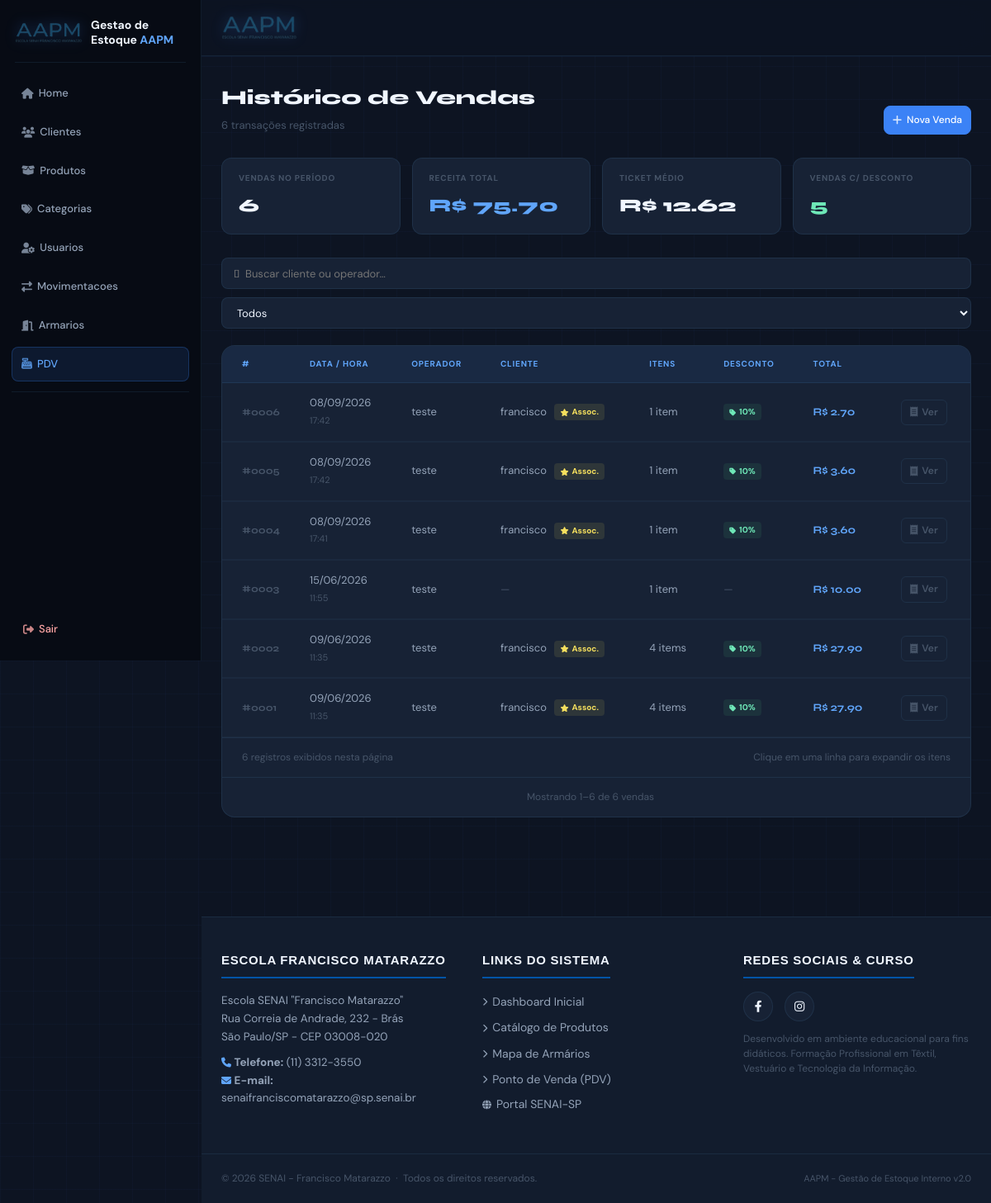
/pdv/historico (signed in), run on an earlier commit of the app's database.
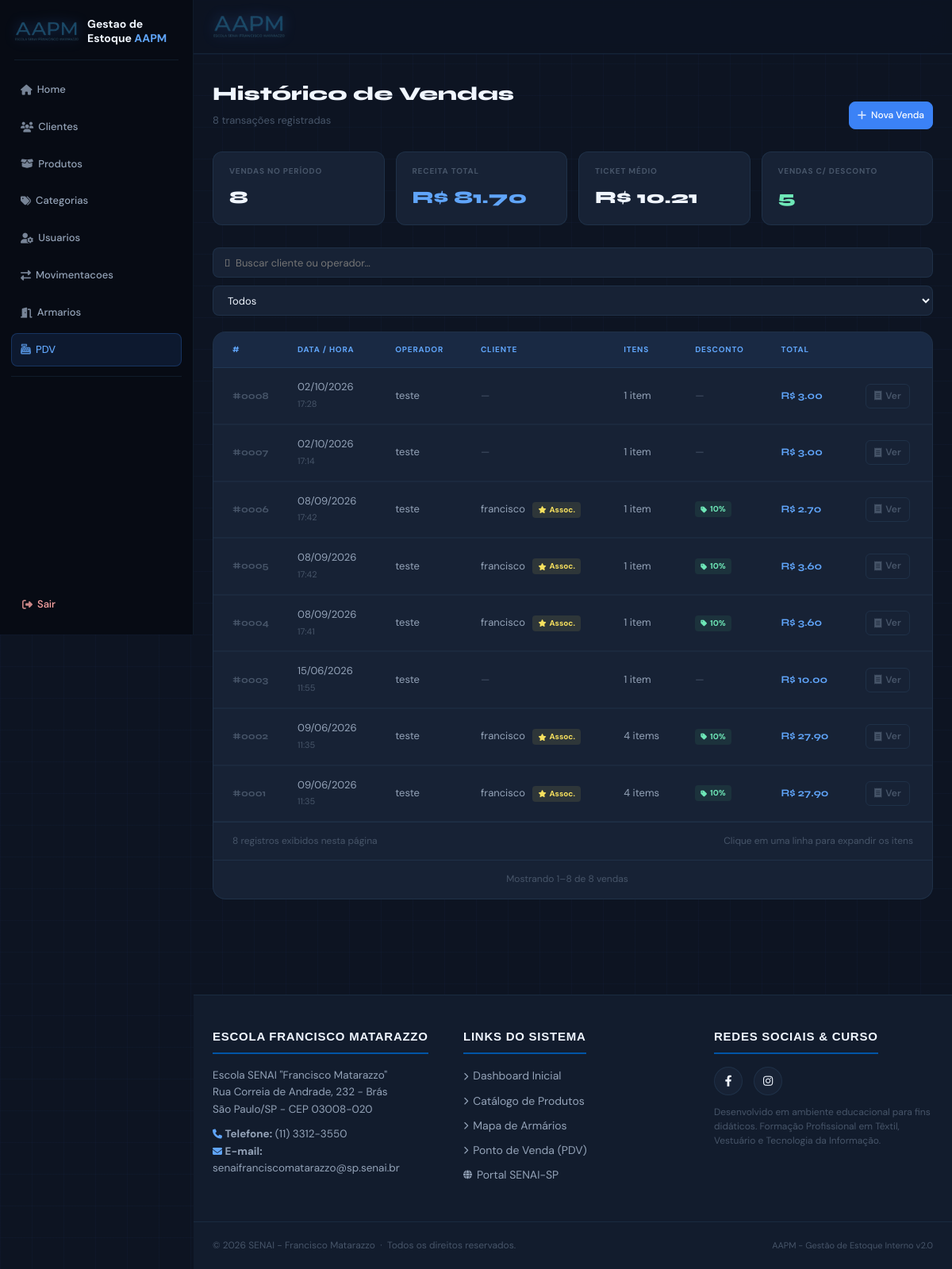
And on a later commit of the database.
### app/models/venda.py (models this page shows, shortened)
class Venda(Base):
    __tablename__ = "vendas"
    id         = Column(Integer, primary_key=True, index=True)
    cliente_id = Column(
        Integer,
        ForeignKey("clientes.id", ondelete="SET NULL"),
        nullable=True
    )
    usuario_id = Column(
        Integer,
        ForeignKey("usuarios.id", ondelete="SET NULL"),
        nullable=True
    )
    desconto_percentual = Column(Float, nullable=False, default=0.0)
    total_bruto  = Column(Float, nullable=False, default=0.0)
    total_liquido = Column(Float, nullable=False, default=0.0)
    observacao = Column(String(255), nullable=True)
    criado_em = Column(DateTime, server_default=func.now())
    cliente = relationship("Cliente", back_populates="vendas")
    usuario = relationship("Usuario", backref="vendas")
    itens   = relationship(
        "ItemVenda",
        back_populates="venda",
        cascade="all, delete-orphan"  # deleta itens se a venda for deletada
    )

### app/models/usuario.py (models this page shows)
class Usuario(Base):
    __tablename__ = "usuarios"
    id = Column(Integer, primary_key=True, index=True)
    nome = Column(String(255), nullable=False)
    email = Column(String(255), unique=True, nullable=False)
    senha_hash = Column(String(255), nullable=False)
    role = Column(String(20), default="user")
    ativo = Column(Boolean, default=True)
    criado_em = Column(DateTime, server_default=func.now())

### app/models/cliente.py (models this page shows, shortened)
class Cliente(Base):
    __tablename__ = "clientes"
    id         = Column(Integer, primary_key=True, index=True)
    nome       = Column(String(150), nullable=False, index=True)
    email      = Column(String(150), nullable=True)
    telefone   = Column(String(20), nullable=True)
    is_associado = Column(Boolean, default=False, nullable=False)
    ativo      = Column(Boolean, default=True)
    criado_em  = Column(DateTime, server_default=func.now())
    vendas = relationship("Venda", back_populates="cliente")

### app/controllers/pdv_controller.py (the view)
@router.get("/historico")
def historico_vendas(
    request: Request,
    pagina: int = 1,
    por_pagina: int = 16,
    db: Session = Depends(get_db),
    usuario = Depends(get_usuario_logado)
):
    resultado = paginar(
        db.query(Venda).order_by(Venda.criado_em.desc()), pagina, por_pagina
    )
    return templates.TemplateResponse(
        request,
        "pdv/historico.html",
        {
            "request": request,
            "usuario": usuario,
            "vendas": resultado.itens,
            "pagina": resultado.atual,
            "por_pagina": resultado.por_pagina,
            "total_paginas": resultado.total_paginas,
            "total_vendas": resultado.total_itens,
        }
    )

### app/templates/pdv/historico.html (shortened to what the changed rows need)
{% extends "base.html" %}
{% from "components/pagination.html" import render as render_pagination with context %}
{% block content %}
<div class="hist-wrap">
    <div class="hist-topo">
        <div>
            <h2>Histórico de Vendas</h2>
            <p>{{ total_vendas }} transações registradas</p>
        </div>
    </div>
    {% if vendas %}
    {% set total_geral  = vendas | sum(attribute='total_liquido') %}
    {% set total_vendas_pagina = vendas | length %}
    {% set c_assoc = vendas | selectattr('desconto_percentual', 'gt', 0) | list | length %}
    <div class="sumario">
        <div class="sum-card">
            <label>Vendas no período</label>
            <div class="val">{{ total_vendas_pagina }}</div>
        </div>
        <div class="sum-card accent">
            <label>Receita total</label>
            <div class="val">R$ {{ "%.2f"|format(total_geral) }}</div>
        </div>
        <div class="sum-card">
            <label>Ticket médio</label>
            <div class="val">R$ {{ "%.2f"|format(total_geral / total_vendas_pagina) }}</div>
        </div>
        <div class="sum-card green">
            <label>Vendas c/ desconto</label>
            <div class="val">{{ c_assoc }}</div>
        </div>
    </div>
    {% endif %}
    <div class="hist-table-wrap">
        {% if vendas %}
        <table class="hist-table" id="hist-table">
            <thead>
                <tr>
                    <th style="width:80px;">#</th>
                    <th>Data / Hora</th>
                    <th>Operador</th>
                    <th>Cliente</th>
                    <th>Itens</th>
                    <th>Desconto</th>
                    <th>Total</th>
                    <th></th>
                </tr>
            </thead>
            <tbody>
                {% for venda in vendas %}
                <tr class="linha-venda"
                    data-id="{{ venda.id }}"
                    data-cliente="{{ venda.cliente.nome if venda.cliente else '' }}"
                    data-operador="{{ venda.usuario.nome if venda.usuario else '' }}"
                    data-desconto="{{ '1' if venda.desconto_percentual and venda.desconto_percentual > 0 else '0' }}"
                    onclick="toggleDetalhe({{ venda.id }}, this)">
                    <td>#{{ "%04d"|format(venda.id) }}</td>
                    <td>{{ venda.criado_em.strftime('%d/%m/%Y') }}<br>
                        <span style="font-size:11px;color:var(--text-muted);">{{ venda.criado_em.strftime('%H:%M') }}</span>
                    </td>
                    <td>{{ venda.usuario.nome if venda.usuario else '—' }}</td>
                    <td>
                        {% if venda.cliente %}
                            {{ venda.cliente.nome }}
                            {% if venda.cliente.is_associado %}
                                <span class="badge-assoc"><i class="fas fa-star" style="font-size:9px;"></i> Assoc.</span>
                            {% endif %}
                        {% else %}
                            <span style="color:var(--text-muted);">—</span>
                        {% endif %}
                    </td>
                    <td>{{ venda.itens | length }} item{{ 's' if venda.itens | length != 1 }}</td>
                    <td>
                        {% if venda.desconto_percentual and venda.desconto_percentual > 0 %}
                            <span class="badge-desconto">
                                <i class="fas fa-tag" style="font-size:9px;"></i>
                                {{ venda.desconto_percentual|int }}%
                            </span>
                        {% else %}
                            <span style="color:var(--text-muted);">—</span>
                        {% endif %}
                    </td>
                    <td class="total-cell">R$ {{ "%.2f"|format(venda.total_liquido) }}</td>
                    <td>
                        <a href="/pdv/venda/{{ venda.id }}" class="btn-ver" onclick="event.stopPropagation()">
                            <i class="fas fa-receipt"></i> Ver
                        </a>
                    </td>
                </tr>
                <tr class="detalhe-row" id="detalhe-row-{{ venda.id }}">
                    <td colspan="8">
                    </td>
                </tr>
                {% endfor %}
            </tbody>
        </table>
        <div class="hist-table-footer">
            <span id="linhas-visiveis">{{ vendas|length }} registros exibidos nesta página</span>
            <span style="color:var(--text-muted);">Clique em uma linha para expandir os itens</span>
        </div>
        {{ render_pagination(pagina, por_pagina, total_vendas, total_paginas, 'vendas') }}
        {% else %}
        <div class="hist-vazio">
            <i class="fas fa-receipt"></i>
            Nenhuma venda registrada ainda.
        </div>
        {% endif %}
    </div>
</div>
{% endblock %}

What changed in the data, as far as the page shows it:
added Venda: id "0008", criado_em "02/10/2026", criado_em "17:28", usuario "teste", itens|length "1", total_liquido "3.00"
added Venda: id "0007", criado_em "02/10/2026", criado_em "17:14", usuario "teste", itens|length "1", total_liquido "3.00"
Also different on the page:
{{ total_vendas }}: "6" → "8"
{{ total_vendas_pagina }}: "6" → "8"
{{ "%.2f"|format(total_geral) }}: "75.70" → "81.70"
{{ "%.2f"|format(total_geral / total_vendas_pagina) }}: "12.62" → "10.21"
{{ vendas|length }}: "6" → "8"
{{ fim }}: "6" → "8"
{{ total_itens }}: "6" → "8"
